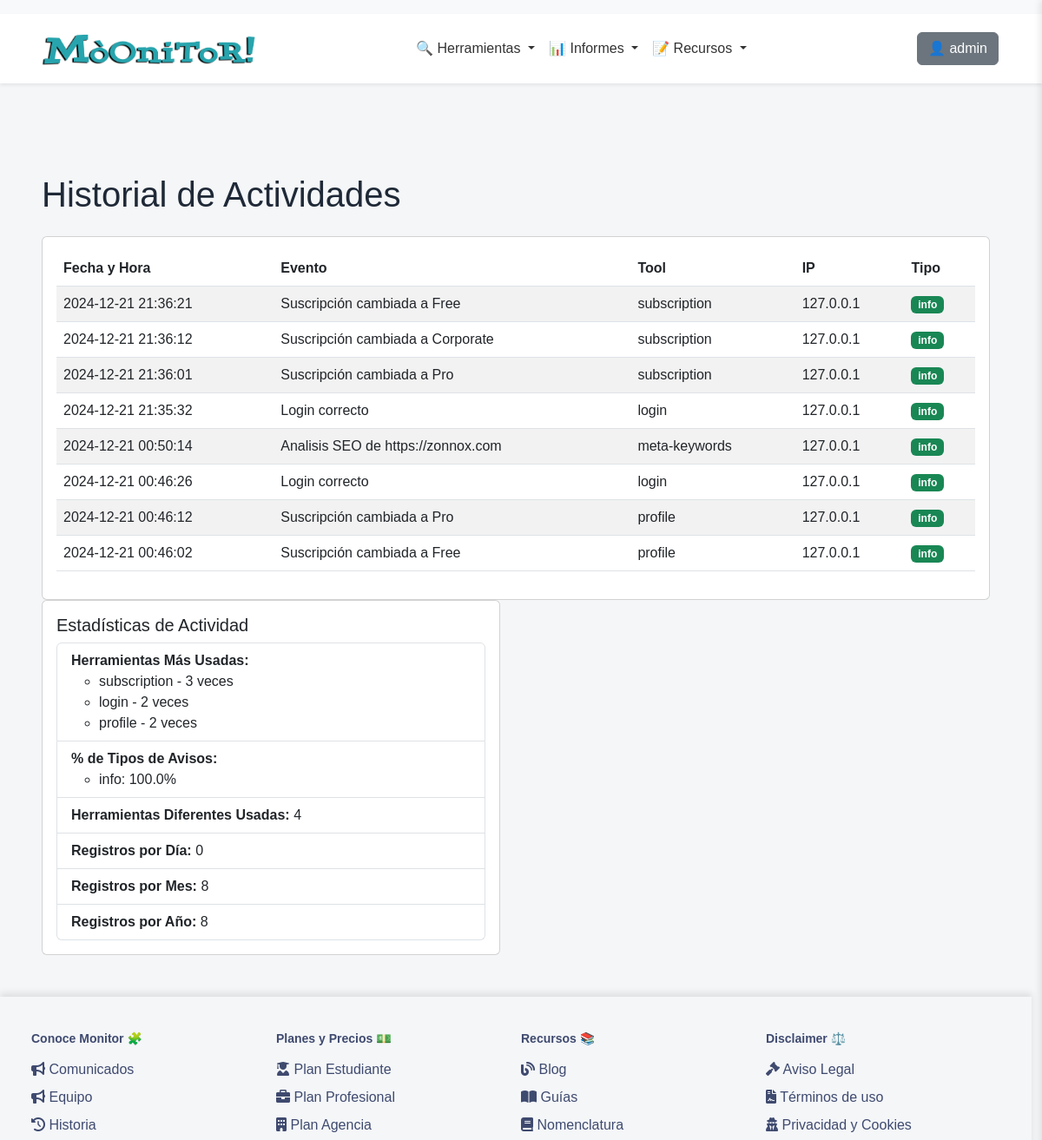
Page /profile/logs (signed in, upper part) on the earlier database version.
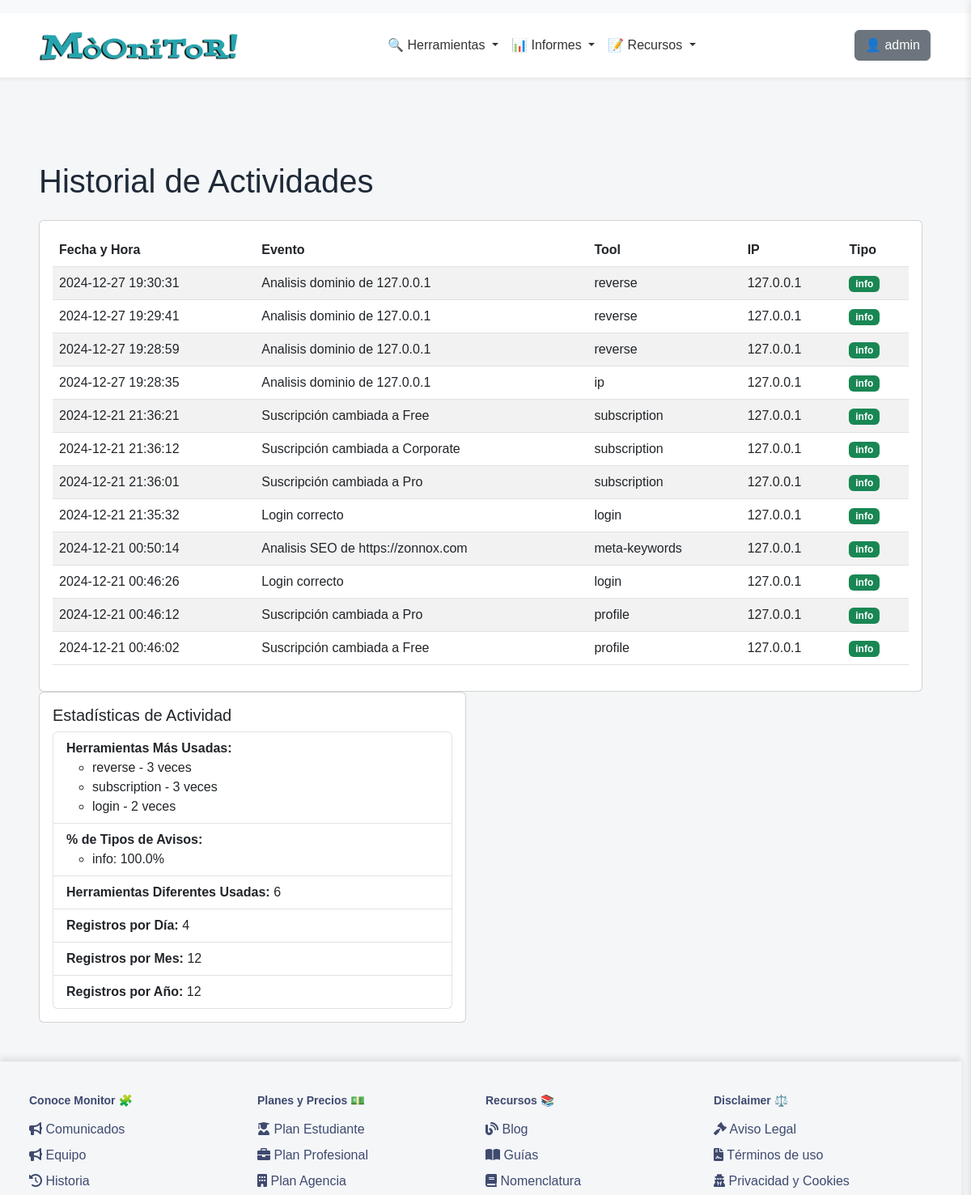
Same page on the later database version.
### app/models/user_model.py (models this page shows, shortened)
class UserLog(db.Model):
    __tablename__ = 'UserLogs'
    id = db.Column(db.Integer, primary_key=True)
    user_id = db.Column(db.Integer, db.ForeignKey('Users.id'), nullable=False)
    username = db.Column(db.String(80), nullable=False)
    event = db.Column(db.String(255), nullable=False)  # Description of the event
    tool = db.Column(db.String(255), nullable=False)  # Tool used
    timestamp = db.Column(db.DateTime, nullable=False, default=datetime.datetime.utcnow)
    ip_address = db.Column(db.String(45), nullable=False)  # Supports IPv4/IPv6
    log_type = db.Column(Enum('info', 'warn', 'err', name='log_types'), nullable=False)

### app/views/user_views.py (the view)
@app.route('/profile/logs')
@login_required
def view_logs():
    breadcrumbs = [{'url': '/profile', 'text': 'Perfil'}, {'url': '/profile/logs', 'text': 'Historial de Actividades'}]
    logs = UserLog.query.filter_by(user_id=current_user.id).order_by(UserLog.timestamp.desc()).all()
    stats = calculate_log_statistics(logs)
    return render_template('user/view_logs.html', logs=logs, stats=stats, breadcrumbs=breadcrumbs)

### app/__init__.py (called while the page is built)
@app.context_processor
def inject_sidebar_info():
    return dict(is_admin=current_user.is_authenticated and current_user.role == 'admin')

@app.context_processor
def inject_breadcrumb():
    breadcrumbs = [
        {'url': '/', 'text': 'Inicio'},
        {'url': '/profile', 'text': 'Opcion 1'},
        {'url': '/profile/edit', 'text': 'Sub opcion 1'}
    ]
    return {'breadcrumbs': breadcrumbs}

@app.context_processor
def inject_grouped_tools():
    grouped_tools = {}
    for category, tools_in_category in groupby(sorted(tools, key=itemgetter('category')), key=itemgetter('category')):
        subcategories = {}
        for subcategory, tools_in_subcategory in groupby(sorted(tools_in_category, key=itemgetter('subcategory')), key=itemgetter('subcategory')):
            subcategories[subcategory] = list(tools_in_subcategory)
        grouped_tools[category] = subcategories
    return dict(grouped_tools=grouped_tools)

@login_manager.user_loader
def load_user(user_id):
    return Users.query.get(int(user_id))

### app/templates/user/view_logs.html (shortened to what this page needs)
{% extends 'base.html' %}
{% block content %}
<div class="container">
  <h1 class="my-4">Historial de Actividades</h1>
  <div class="card">
    <div class="card-body">
      {% if logs %}
      <table id="logsTable" class="table table-striped">
        <thead>
          <tr>
            <th>Fecha y Hora</th>
            <th>Evento</th>
            <th>Tool</th>
            <th>IP</th>
            <th>Tipo</th>
          </tr>
        </thead>
        <tbody>
          {% for log in logs %}
          <tr>
            <td>{{ log.timestamp.strftime('%Y-%m-%d %H:%M:%S') }}</td>
            <td>{{ log.event }}</td>
            <td>{{ log.tool }}</td>
            <td>{{ log.ip_address }}</td>
            <td>
              <span class="badge {% if log.log_type == 'info' %}bg-success{% elif log.log_type == 'warn' %}bg-warning{% else %}bg-danger{% endif %}">
                {{ log.log_type }}
              </span>
            </td>
          </tr>
          {% endfor %}
        </tbody>
      </table>
      {% else %}
      <p>No hay registros de actividad disponibles.</p>
      {% endif %}
    </div>
  </div>
    <div class="row mb-4">
        <div class="col-md-6">
          <div class="card">
            <div class="card-body">
              <h5 class="card-title">Estadísticas de Actividad</h5>
              <ul class="list-group">
                <li class="list-group-item">
                  <strong>Herramientas Más Usadas:</strong>
                  <ul>
                    {% for tool, count in stats['most_used_tools'] %}
                    <li>{{ tool }} - {{ count }} veces</li>
                    {% endfor %}
                  </ul>
                </li>
                <li class="list-group-item">
                  <strong>% de Tipos de Avisos:</strong>
                  <ul>
                    {% for log_type, percentage in stats['log_type_percentages'].items() %}
                    <li>{{ log_type }}: {{ percentage|round(2) }}%</li>
                    {% endfor %}
                  </ul>
                </li>
                <li class="list-group-item">
                  <strong>Herramientas Diferentes Usadas:</strong> {{ stats['unique_tools'] }}
                </li>
                <li class="list-group-item">
                  <strong>Registros por Día:</strong> {{ stats['logs_per_day'] }}
                </li>
                <li class="list-group-item">
                  <strong>Registros por Mes:</strong> {{ stats['logs_per_month'] }}
                </li>
                <li class="list-group-item">
                  <strong>Registros por Año:</strong> {{ stats['logs_per_year'] }}
                </li>
              </ul>
            </div>
          </div>
        </div>
      </div>
</div>
{% endblock %}

Differences in the rows shown:
no longer on one of the page's lists (row unchanged): UserLog: tool "profile", id "2"
added UserLog: timestamp "2024-12-27 19:30:31", event "Analisis dominio de 127.0.0.1", tool "reverse", ip_address "127.0.0.1", log_type "info", count "3"
added UserLog: timestamp "2024-12-27 19:29:41", event "Analisis dominio de 127.0.0.1", tool "reverse", ip_address "127.0.0.1", log_type "info", shown under "Historial de Actividades"
added UserLog: timestamp "2024-12-27 19:28:59", event "Analisis dominio de 127.0.0.1", tool "reverse", ip_address "127.0.0.1", log_type "info", shown under "Historial de Actividades"
added UserLog: timestamp "2024-12-27 19:28:35", event "Analisis dominio de 127.0.0.1", tool "ip", ip_address "127.0.0.1", log_type "info", shown under "Historial de Actividades"
Other differences:
{{ stats['unique_tools'] }}: "4" → "6"
{{ stats['logs_per_day'] }}: "0" → "4"
{{ stats['logs_per_month'] }}: "8" → "12"
{{ stats['logs_per_year'] }}: "8" → "12"
